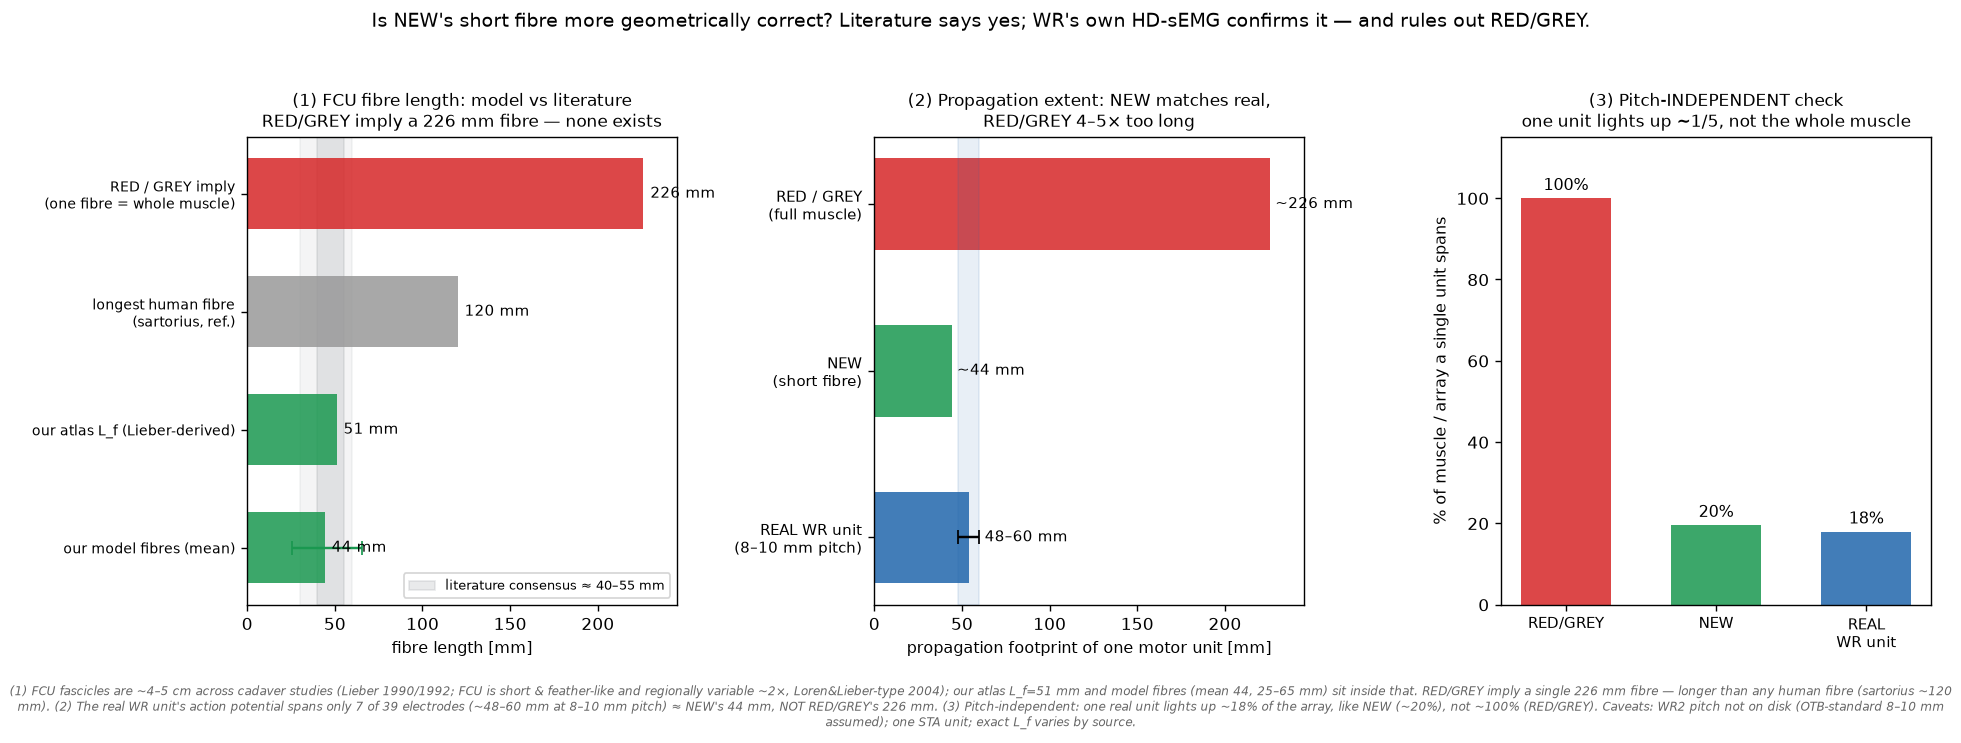

Recreate this plot in Python.
"""Fibre length & propagation extent: MODEL vs LITERATURE vs REAL WR data.

Three cross-checks of the claim "NEW's short fibres are more geometrically correct than RED/GREY's
one-fibre-spans-the-whole-muscle":
  (1) FCU fibre length — our model/atlas vs cadaver literature (Lieber 1990/1992; FCU regional
      variability, Loren&Lieber-type 2004) and vs the (impossible) length RED/GREY imply.
  (2) Propagation extent in mm — model vs the real WR HD-sEMG unit (bipolar linear array, fs=2000).
  (3) Fraction of the electrode array a single unit activates — the PITCH-INDEPENDENT check.

Honest limits: exact FCU fibre length varies by source (~4–5 cm) and REGIONALLY within the muscle
(~2x, so ~3–6 cm); the WR2 electrode pitch is not on disk (raw OTB not present) so mm uses the
OTB-standard 8–10 mm; extent is one spike-triggered-averaged unit (coarse vs full decomposition).
"""
import sys, numpy as np, matplotlib; matplotlib.use("Agg"); import matplotlib.pyplot as plt
from scipy.signal import find_peaks, butter, filtfilt
sys.path.insert(0,"/home/noura/Documents/Projects/PhD/simulation/emgforge/src")
import densefib as DF

# ---------- (A) model fibre lengths ----------
L=8; D=DF.setup(L)
mask,vs,cl,cs,ctr,p1,p2,p3=D["mask"],D["vs"],D["cl"],D["cs"],D["ctr"],D["p1"],D["p2"],D["p3"]
allc=np.argwhere(mask)*vs; s1all=(allc-ctr)@p1; Lm=float(s1all.max()-s1all.min())
Lf_atlas=float(DF.AT["muscles"][DF.AT["wr_label_to_muscle"][str(L)]]["fascicle_length_mm"])
segs,band,nmj,isatl=DF.dense_fill_iz(D,grid_mm=1.8)
arclen=np.array([np.linalg.norm(np.diff(np.asarray(s,float),axis=0),axis=1).sum()
                 for s,atl in zip(segs,isatl) if atl])
Lf_mean=arclen.mean(); Lf_lo,Lf_hi=arclen.min(),arclen.max()
print(f"Lm={Lm:.0f}  atlas Lf={Lf_atlas:.0f}  model fibres mean {Lf_mean:.0f} ({Lf_lo:.0f}-{Lf_hi:.0f})")

# ---------- (B) real WR unit propagation extent ----------
fs=2000.0
def load(fn):
    s=np.load(f"/home/noura/Documents/Projects/PhD/emg-decomposition/data/processed/WR2/{fn}/bipolar_emg.npy")[2]
    b,a=butter(4,[20/(fs/2),450/(fs/2)],btype="band"); return filtfilt(b,a,s,axis=1)
def sta(sig,trig,W):
    x=sig[trig]; th=5*np.median(np.abs(x))/0.6745
    pk,_=find_peaks(np.abs(x),height=th,distance=int(0.02*fs)); out=np.zeros((sig.shape[0],2*W)); n=0
    for p in pk:
        if p-W<0 or p+W>sig.shape[1]: continue
        out+=sig[:,p-W:p+W]; n+=1
    return out/max(n,1),n
sig=load("20mvc_rep1_index"); NCH=sig.shape[0]; W=int(0.016*fs)
S,n=sta(sig,36,W); p2p=S.max(1)-S.min(1); izc=int(p2p.argmax()); active=p2p>0.30*p2p.max()
lo=hi=izc
while lo-1>=0 and active[lo-1]: lo-=1
while hi+1<NCH and active[hi+1]: hi+=1
span_steps=hi-lo                                   # electrode gaps spanned by the unit
print(f"real unit: band ch{lo}-{hi} = {span_steps} steps, {span_steps+1}/{NCH} channels")

# ---------- figure ----------
IED=(8,10)                                         # OTB-standard pitch (raw not on disk to confirm)
real_span_lo,real_span_hi=span_steps*IED[0],span_steps*IED[1]
fig,ax=plt.subplots(1,3,figsize=(15.5,5.6))
GRN,RED,GRY,BL="#1a9850","#d62728","#8a8f94","#2166ac"

# --- panel 1: FIBRE LENGTH ---
a=ax[0]
a.axvspan(40,55,color=GRY,alpha=.18,label="literature consensus ≈ 40–55 mm")
a.axvspan(30,60,color=GRY,alpha=.09)
rows=[("RED / GREY imply\n(one fibre = whole muscle)",226,RED),
      ("longest human fibre\n(sartorius, ref.)",120,"0.6"),
      ("our atlas L_f (Lieber-derived)",Lf_atlas,GRN),
      ("our model fibres (mean)",Lf_mean,GRN)]
y=np.arange(len(rows))[::-1]
for yi,(lab,val,col) in zip(y,rows):
    a.barh(yi,val,color=col,alpha=.85,height=.6); a.text(val+4,yi,f"{val:.0f} mm",va="center",fontsize=8.5)
a.errorbar(Lf_mean,y[3],xerr=[[Lf_mean-Lf_lo],[Lf_hi-Lf_mean]],fmt="none",ecolor=GRN,capsize=4,lw=1.4)
a.set_yticks(y); a.set_yticklabels([r[0] for r in rows],fontsize=8)
a.set_xlabel("fibre length [mm]",fontsize=9); a.set_xlim(0,245)
a.set_title("(1) FCU fibre length: model vs literature\nRED/GREY imply a 226 mm fibre — none exists",fontsize=10)
a.legend(fontsize=7.5,loc="lower right")

# --- panel 2: PROPAGATION EXTENT (mm) ---
b=ax[1]
b.barh(2,Lm,color=RED,alpha=.85,height=.55); b.text(Lm+3,2,f"~{Lm:.0f} mm",va="center",fontsize=8.5)
b.barh(1,Lf_mean,color=GRN,alpha=.85,height=.55); b.text(Lf_mean+3,1,f"~{Lf_mean:.0f} mm",va="center",fontsize=8.5)
b.barh(0,0.5*(real_span_lo+real_span_hi),color=BL,alpha=.85,height=.55,
       xerr=0.5*(real_span_hi-real_span_lo),error_kw=dict(ecolor="k",capsize=4,lw=1.4))
b.text(real_span_hi+3,0,f"{real_span_lo:.0f}–{real_span_hi:.0f} mm",va="center",fontsize=8.5)
b.set_yticks([2,1,0]); b.set_yticklabels(["RED / GREY\n(full muscle)","NEW\n(short fibre)","REAL WR unit\n(8–10 mm pitch)"],fontsize=8.5)
b.set_xlabel("propagation footprint of one motor unit [mm]",fontsize=9); b.set_xlim(0,245)
b.axvspan(real_span_lo,real_span_hi,color=BL,alpha=.10)
b.set_title("(2) Propagation extent: NEW matches real,\nRED/GREY 4–5× too long",fontsize=10)

# --- panel 3: PITCH-INDEPENDENT fraction of array ---
c=ax[2]
fr_real=(span_steps+1)/NCH*100
fr_red=100.0; fr_new=Lf_mean/Lm*100
c.bar([0,1,2],[fr_red,fr_new,fr_real],color=[RED,GRN,BL],alpha=.85,width=.6)
for xi,v in zip([0,1,2],[fr_red,fr_new,fr_real]): c.text(xi,v+2,f"{v:.0f}%",ha="center",fontsize=9)
c.set_xticks([0,1,2]); c.set_xticklabels(["RED/GREY","NEW","REAL\nWR unit"],fontsize=8.5)
c.set_ylabel("% of muscle / array a single unit spans",fontsize=9); c.set_ylim(0,115)
c.set_title("(3) Pitch-INDEPENDENT check\none unit lights up ~1/5, not the whole muscle",fontsize=10)

fig.suptitle("Is NEW's short fibre more geometrically correct? Literature says yes; WR's own HD-sEMG confirms it — and rules out RED/GREY.",fontsize=11)
fig.text(0.5,-0.04,
    f"(1) FCU fascicles are ~4–5 cm across cadaver studies (Lieber 1990/1992; FCU is short & feather-like and regionally variable ~2×, Loren&Lieber-type 2004); "
    f"our atlas L_f={Lf_atlas:.0f} mm and model fibres (mean {Lf_mean:.0f}, {Lf_lo:.0f}–{Lf_hi:.0f} mm) sit inside that. RED/GREY imply a single {Lm:.0f} mm fibre — "
    f"longer than any human fibre (sartorius ~120 mm). (2) The real WR unit's action potential spans only {span_steps+1} of {NCH} electrodes "
    f"(~{real_span_lo:.0f}–{real_span_hi:.0f} mm at 8–10 mm pitch) ≈ NEW's {Lf_mean:.0f} mm, NOT RED/GREY's {Lm:.0f} mm. (3) Pitch-independent: one real unit lights up "
    f"~{fr_real:.0f}% of the array, like NEW (~{fr_new:.0f}%), not ~100% (RED/GREY). Caveats: WR2 pitch not on disk (OTB-standard 8–10 mm assumed); one STA unit; exact L_f varies by source.",
    ha="center",fontsize=7.2,style="italic",color="0.4",wrap=True)
plt.tight_layout(rect=[0,0.03,1,0.95]); plt.savefig("fibre_length_check.png",dpi=125,bbox_inches="tight"); print("saved fibre_length_check.png")
